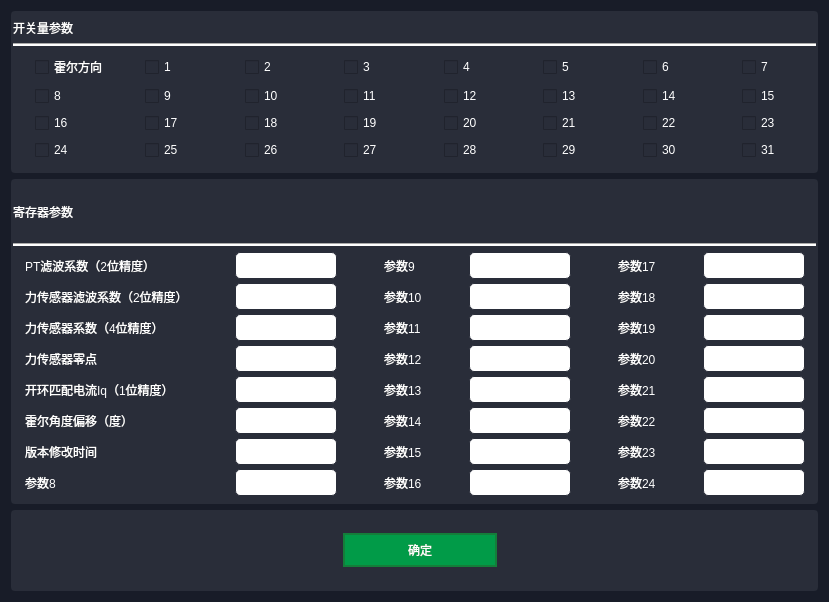
<?xml version="1.0" encoding="UTF-8"?>
<ui version="4.0">
 <class>UserDefined</class>
 <widget class="QWidget" name="UserDefined">
  <property name="geometry">
   <rect>
    <x>0</x>
    <y>0</y>
    <width>820</width>
    <height>602</height>
   </rect>
  </property>
  <property name="windowTitle">
   <string>Form</string>
  </property>
  <property name="windowIcon">
   <iconset resource="resonrces.qrc">
    <normaloff>:/images/app.ico</normaloff>:/images/app.ico</iconset>
  </property>
  <property name="styleSheet">
   <string notr="true">QWidget{
	color:#fff;
	/*background-color: rgb(240,240,240);*/
	background-color: rgb(24,28,40);
}
QLabel{
	background-color: rgb(41,45,57);
}
QCheckBox{
	background-color: rgb(41,45,57);
}

QPushButton{
	color:white;
	border:2px solid #147e3a;
	background-color:#019b48;
	width:50px;
	height:30px;
}

QPushButton:hover{
	background-color:#019b48;
	font-size:12px;
	font-weight:bold;
}

QLabel{
	color:white;
}

QGroupBox{
	border:2px solid rgb(41,45,57);
	color:white;
	background-color: rgb(41,45,57);
	border-radius:4px;
}

QLineEdit{	
	background-color: rgb(255, 255, 255);
	border:1px solid #147e3a;
	width:100px;
	height:30px;
	color:black;
}
QComboBox{
	background-color: rgb(255, 255, 255);
	width:100px;
	height:27px;
	border-radius:4px;
	border:1px solid rgb(41,45,57);
	color:black;
}

QLineEdit:hover{
	border:1px solid rgb(0,149,255);
}

QTabWidget:pane{
	border-top:1px solid rgb(240, 240, 240);
	/*border:1px solid rgb(41,45,57);*/
}

QTabBar::tab{
	color:white;
	width:50px;
	height:25px;
	background-color:#019b48;
	margin-right: 5px;
	margin-bottom:-6px;
}

QTabBar::tab:selected{
	background-color:rgb(0,149,255);
	font-weight:bold;
	height:28px;
	border:1.5px solid rgb(0,110,255);
}

QMessageBox{
	background-color:rgb(41,45,57);
}

QMessageBox QPushButton:enabled{
	border-radius: 5px;
	width: 50px;
	height: 20px;
	background-color: #019b48;
	color: white;
	font-size: 12px;
}
</string>
  </property>
  <layout class="QVBoxLayout" name="verticalLayout" stretch="2,4,1">
   <item>
    <widget class="QGroupBox" name="positionLoopGroupBox_3">
     <property name="styleSheet">
      <string notr="true"/>
     </property>
     <layout class="QVBoxLayout" name="verticalLayout_20" stretch="1,4">
      <property name="spacing">
       <number>3</number>
      </property>
      <property name="leftMargin">
       <number>0</number>
      </property>
      <property name="topMargin">
       <number>3</number>
      </property>
      <property name="rightMargin">
       <number>0</number>
      </property>
      <property name="bottomMargin">
       <number>3</number>
      </property>
      <item>
       <layout class="QVBoxLayout" name="verticalLayout_21">
        <item>
         <widget class="QLabel" name="label_28">
          <property name="text">
           <string>开关量参数</string>
          </property>
         </widget>
        </item>
        <item>
         <widget class="Line" name="line_11">
          <property name="sizePolicy">
           <sizepolicy hsizetype="Expanding" vsizetype="Fixed">
            <horstretch>0</horstretch>
            <verstretch>0</verstretch>
           </sizepolicy>
          </property>
          <property name="styleSheet">
           <string notr="true">background-color: rgb(255, 255, 255);</string>
          </property>
          <property name="orientation">
           <enum>Qt::Horizontal</enum>
          </property>
         </widget>
        </item>
       </layout>
      </item>
      <item>
       <widget class="QGroupBox" name="gridGroupBox_8">
        <property name="styleSheet">
         <string notr="true">QLineEdit{
	border:1px solid rgb(41,45,57);
	height:25px;
	width:100px;
	border-radius:5px;
}
QLineEdit:hover{
	border:1px solid rgb(0,149,255);
}</string>
        </property>
        <layout class="QGridLayout" name="gridLayout_9" columnstretch="1,1,1,1,1,1,1,1">
         <property name="leftMargin">
          <number>20</number>
         </property>
         <property name="topMargin">
          <number>0</number>
         </property>
         <property name="bottomMargin">
          <number>0</number>
         </property>
         <property name="horizontalSpacing">
          <number>37</number>
         </property>
         <property name="verticalSpacing">
          <number>3</number>
         </property>
         <item row="1" column="5">
          <widget class="QCheckBox" name="checkBox_13">
           <property name="text">
            <string>13</string>
           </property>
          </widget>
         </item>
         <item row="1" column="1">
          <widget class="QCheckBox" name="checkBox_9">
           <property name="text">
            <string>9</string>
           </property>
          </widget>
         </item>
         <item row="0" column="6">
          <widget class="QCheckBox" name="checkBox_6">
           <property name="text">
            <string>6</string>
           </property>
          </widget>
         </item>
         <item row="1" column="2">
          <widget class="QCheckBox" name="checkBox_10">
           <property name="text">
            <string>10</string>
           </property>
          </widget>
         </item>
         <item row="1" column="6">
          <widget class="QCheckBox" name="checkBox_14">
           <property name="text">
            <string>14</string>
           </property>
          </widget>
         </item>
         <item row="1" column="3">
          <widget class="QCheckBox" name="checkBox_11">
           <property name="text">
            <string>11</string>
           </property>
          </widget>
         </item>
         <item row="1" column="7">
          <widget class="QCheckBox" name="checkBox_15">
           <property name="text">
            <string>15</string>
           </property>
          </widget>
         </item>
         <item row="0" column="1">
          <widget class="QCheckBox" name="checkBox_1">
           <property name="text">
            <string>1</string>
           </property>
          </widget>
         </item>
         <item row="0" column="3">
          <widget class="QCheckBox" name="checkBox_3">
           <property name="text">
            <string>3</string>
           </property>
          </widget>
         </item>
         <item row="0" column="5">
          <widget class="QCheckBox" name="checkBox_5">
           <property name="text">
            <string>5</string>
           </property>
          </widget>
         </item>
         <item row="1" column="4">
          <widget class="QCheckBox" name="checkBox_12">
           <property name="text">
            <string>12</string>
           </property>
          </widget>
         </item>
         <item row="1" column="0">
          <widget class="QCheckBox" name="checkBox_8">
           <property name="text">
            <string>8</string>
           </property>
          </widget>
         </item>
         <item row="0" column="2">
          <widget class="QCheckBox" name="checkBox_2">
           <property name="text">
            <string>2</string>
           </property>
          </widget>
         </item>
         <item row="0" column="4">
          <widget class="QCheckBox" name="checkBox_4">
           <property name="text">
            <string>4</string>
           </property>
          </widget>
         </item>
         <item row="0" column="7">
          <widget class="QCheckBox" name="checkBox_7">
           <property name="text">
            <string>7</string>
           </property>
          </widget>
         </item>
         <item row="2" column="0">
          <widget class="QCheckBox" name="checkBox_16">
           <property name="text">
            <string>16</string>
           </property>
          </widget>
         </item>
         <item row="2" column="1">
          <widget class="QCheckBox" name="checkBox_17">
           <property name="text">
            <string>17</string>
           </property>
          </widget>
         </item>
         <item row="2" column="2">
          <widget class="QCheckBox" name="checkBox_18">
           <property name="text">
            <string>18</string>
           </property>
          </widget>
         </item>
         <item row="2" column="3">
          <widget class="QCheckBox" name="checkBox_19">
           <property name="text">
            <string>19</string>
           </property>
          </widget>
         </item>
         <item row="2" column="4">
          <widget class="QCheckBox" name="checkBox_20">
           <property name="text">
            <string>20</string>
           </property>
          </widget>
         </item>
         <item row="2" column="5">
          <widget class="QCheckBox" name="checkBox_21">
           <property name="text">
            <string>21</string>
           </property>
          </widget>
         </item>
         <item row="2" column="6">
          <widget class="QCheckBox" name="checkBox_22">
           <property name="text">
            <string>22</string>
           </property>
          </widget>
         </item>
         <item row="2" column="7">
          <widget class="QCheckBox" name="checkBox_23">
           <property name="text">
            <string>23</string>
           </property>
          </widget>
         </item>
         <item row="3" column="0">
          <widget class="QCheckBox" name="checkBox_24">
           <property name="text">
            <string>24</string>
           </property>
          </widget>
         </item>
         <item row="3" column="1">
          <widget class="QCheckBox" name="checkBox_25">
           <property name="text">
            <string>25</string>
           </property>
          </widget>
         </item>
         <item row="3" column="2">
          <widget class="QCheckBox" name="checkBox_26">
           <property name="text">
            <string>26</string>
           </property>
          </widget>
         </item>
         <item row="3" column="3">
          <widget class="QCheckBox" name="checkBox_27">
           <property name="text">
            <string>27</string>
           </property>
          </widget>
         </item>
         <item row="3" column="4">
          <widget class="QCheckBox" name="checkBox_28">
           <property name="text">
            <string>28</string>
           </property>
          </widget>
         </item>
         <item row="3" column="5">
          <widget class="QCheckBox" name="checkBox_29">
           <property name="text">
            <string>29</string>
           </property>
          </widget>
         </item>
         <item row="3" column="6">
          <widget class="QCheckBox" name="checkBox_30">
           <property name="text">
            <string>30</string>
           </property>
          </widget>
         </item>
         <item row="3" column="7">
          <widget class="QCheckBox" name="checkBox_31">
           <property name="text">
            <string>31</string>
           </property>
          </widget>
         </item>
         <item row="0" column="0">
          <widget class="QCheckBox" name="checkBox_hall">
           <property name="text">
            <string>霍尔方向</string>
           </property>
          </widget>
         </item>
        </layout>
       </widget>
      </item>
     </layout>
    </widget>
   </item>
   <item>
    <widget class="QGroupBox" name="positionLoopGroupBox_4">
     <property name="styleSheet">
      <string notr="true"/>
     </property>
     <layout class="QVBoxLayout" name="verticalLayout_22" stretch="1,4">
      <property name="spacing">
       <number>3</number>
      </property>
      <property name="leftMargin">
       <number>0</number>
      </property>
      <property name="topMargin">
       <number>3</number>
      </property>
      <property name="rightMargin">
       <number>0</number>
      </property>
      <property name="bottomMargin">
       <number>3</number>
      </property>
      <item>
       <layout class="QVBoxLayout" name="verticalLayout_23">
        <item>
         <widget class="QLabel" name="label_29">
          <property name="text">
           <string>寄存器参数</string>
          </property>
         </widget>
        </item>
        <item>
         <widget class="Line" name="line_12">
          <property name="sizePolicy">
           <sizepolicy hsizetype="Expanding" vsizetype="Fixed">
            <horstretch>0</horstretch>
            <verstretch>0</verstretch>
           </sizepolicy>
          </property>
          <property name="styleSheet">
           <string notr="true">background-color: rgb(255, 255, 255);</string>
          </property>
          <property name="orientation">
           <enum>Qt::Horizontal</enum>
          </property>
         </widget>
        </item>
       </layout>
      </item>
      <item>
       <widget class="QGroupBox" name="gridGroupBox_9">
        <property name="styleSheet">
         <string notr="true">QLineEdit{
	border:1px solid rgb(41,45,57);
	height:25px;
	width:100px;
	border-radius:5px;
}
QLineEdit:hover{
	border:1px solid rgb(0,149,255);
}</string>
        </property>
        <layout class="QGridLayout" name="gridLayout_10" columnstretch="2,1,1,1,1,1">
         <property name="leftMargin">
          <number>10</number>
         </property>
         <property name="topMargin">
          <number>0</number>
         </property>
         <property name="bottomMargin">
          <number>0</number>
         </property>
         <property name="horizontalSpacing">
          <number>47</number>
         </property>
         <property name="verticalSpacing">
          <number>3</number>
         </property>
         <item row="3" column="5">
          <widget class="QLineEdit" name="lineEdit_19"/>
         </item>
         <item row="5" column="3">
          <widget class="QLineEdit" name="lineEdit_13"/>
         </item>
         <item row="6" column="3">
          <widget class="QLineEdit" name="lineEdit_14"/>
         </item>
         <item row="6" column="0">
          <widget class="QLabel" name="label_4">
           <property name="text">
            <string>霍尔角度偏移（度）</string>
           </property>
          </widget>
         </item>
         <item row="3" column="4">
          <widget class="QLabel" name="label_18">
           <property name="text">
            <string>参数19</string>
           </property>
          </widget>
         </item>
         <item row="2" column="2">
          <widget class="QLabel" name="label_8">
           <property name="text">
            <string>参数10</string>
           </property>
          </widget>
         </item>
         <item row="2" column="5">
          <widget class="QLineEdit" name="lineEdit_18"/>
         </item>
         <item row="4" column="5">
          <widget class="QLineEdit" name="lineEdit_20"/>
         </item>
         <item row="1" column="5">
          <widget class="QLineEdit" name="lineEdit_17"/>
         </item>
         <item row="2" column="0">
          <widget class="QLabel" name="label_31">
           <property name="text">
            <string>力传感器滤波系数（2位精度）</string>
           </property>
          </widget>
         </item>
         <item row="7" column="1">
          <widget class="QLineEdit" name="lineEdit_7"/>
         </item>
         <item row="3" column="3">
          <widget class="QLineEdit" name="lineEdit_11"/>
         </item>
         <item row="2" column="3">
          <widget class="QLineEdit" name="lineEdit_10"/>
         </item>
         <item row="5" column="0">
          <widget class="QLabel" name="label_3">
           <property name="text">
            <string>开环匹配电流Iq（1位精度）</string>
           </property>
          </widget>
         </item>
         <item row="4" column="0">
          <widget class="QLabel" name="label_2">
           <property name="text">
            <string>力传感器零点</string>
           </property>
          </widget>
         </item>
         <item row="8" column="0">
          <widget class="QLabel" name="label_6">
           <property name="text">
            <string>参数8</string>
           </property>
          </widget>
         </item>
         <item row="8" column="5">
          <widget class="QLineEdit" name="lineEdit_24"/>
         </item>
         <item row="5" column="2">
          <widget class="QLabel" name="label_11">
           <property name="text">
            <string>参数13</string>
           </property>
          </widget>
         </item>
         <item row="1" column="4">
          <widget class="QLabel" name="label_15">
           <property name="text">
            <string>参数17</string>
           </property>
          </widget>
         </item>
         <item row="1" column="3">
          <widget class="QLineEdit" name="lineEdit_9"/>
         </item>
         <item row="6" column="4">
          <widget class="QLabel" name="label_21">
           <property name="text">
            <string>参数22</string>
           </property>
          </widget>
         </item>
         <item row="7" column="3">
          <widget class="QLineEdit" name="lineEdit_15"/>
         </item>
         <item row="7" column="4">
          <widget class="QLabel" name="label_22">
           <property name="text">
            <string>参数23</string>
           </property>
          </widget>
         </item>
         <item row="4" column="2">
          <widget class="QLabel" name="label_10">
           <property name="text">
            <string>参数12</string>
           </property>
          </widget>
         </item>
         <item row="3" column="1">
          <widget class="QLineEdit" name="lineEdit_3"/>
         </item>
         <item row="5" column="4">
          <widget class="QLabel" name="label_20">
           <property name="text">
            <string>参数21</string>
           </property>
          </widget>
         </item>
         <item row="8" column="1">
          <widget class="QLineEdit" name="lineEdit_8"/>
         </item>
         <item row="6" column="2">
          <widget class="QLabel" name="label_12">
           <property name="text">
            <string>参数14</string>
           </property>
          </widget>
         </item>
         <item row="6" column="1">
          <widget class="QLineEdit" name="lineEdit_6"/>
         </item>
         <item row="7" column="0">
          <widget class="QLabel" name="label_5">
           <property name="text">
            <string>版本修改时间</string>
           </property>
          </widget>
         </item>
         <item row="3" column="2">
          <widget class="QLabel" name="label_9">
           <property name="text">
            <string>参数11</string>
           </property>
          </widget>
         </item>
         <item row="8" column="4">
          <widget class="QLabel" name="label_23">
           <property name="text">
            <string>参数24</string>
           </property>
          </widget>
         </item>
         <item row="1" column="2">
          <widget class="QLabel" name="label_7">
           <property name="text">
            <string>参数9</string>
           </property>
          </widget>
         </item>
         <item row="4" column="1">
          <widget class="QLineEdit" name="lineEdit_4"/>
         </item>
         <item row="3" column="0">
          <widget class="QLabel" name="label">
           <property name="text">
            <string>力传感器系数（4位精度）</string>
           </property>
          </widget>
         </item>
         <item row="5" column="5">
          <widget class="QLineEdit" name="lineEdit_21"/>
         </item>
         <item row="1" column="0">
          <widget class="QLabel" name="label_17">
           <property name="text">
            <string>PT滤波系数（2位精度）</string>
           </property>
          </widget>
         </item>
         <item row="2" column="4">
          <widget class="QLabel" name="label_16">
           <property name="text">
            <string>参数18</string>
           </property>
          </widget>
         </item>
         <item row="5" column="1">
          <widget class="QLineEdit" name="lineEdit_5"/>
         </item>
         <item row="6" column="5">
          <widget class="QLineEdit" name="lineEdit_22"/>
         </item>
         <item row="7" column="5">
          <widget class="QLineEdit" name="lineEdit_23"/>
         </item>
         <item row="7" column="2">
          <widget class="QLabel" name="label_13">
           <property name="text">
            <string>参数15</string>
           </property>
          </widget>
         </item>
         <item row="8" column="3">
          <widget class="QLineEdit" name="lineEdit_16"/>
         </item>
         <item row="8" column="2">
          <widget class="QLabel" name="label_14">
           <property name="text">
            <string>参数16</string>
           </property>
          </widget>
         </item>
         <item row="4" column="3">
          <widget class="QLineEdit" name="lineEdit_12"/>
         </item>
         <item row="4" column="4">
          <widget class="QLabel" name="label_19">
           <property name="text">
            <string>参数20</string>
           </property>
          </widget>
         </item>
         <item row="2" column="1">
          <widget class="QLineEdit" name="lineEdit_2"/>
         </item>
         <item row="1" column="1">
          <widget class="QLineEdit" name="lineEdit"/>
         </item>
        </layout>
       </widget>
      </item>
     </layout>
    </widget>
   </item>
   <item>
    <widget class="QGroupBox" name="positionLoopGroupBox_5">
     <property name="styleSheet">
      <string notr="true"/>
     </property>
     <layout class="QVBoxLayout" name="verticalLayout_24" stretch="4">
      <property name="spacing">
       <number>3</number>
      </property>
      <property name="leftMargin">
       <number>0</number>
      </property>
      <property name="topMargin">
       <number>3</number>
      </property>
      <property name="rightMargin">
       <number>0</number>
      </property>
      <property name="bottomMargin">
       <number>3</number>
      </property>
      <item>
       <widget class="QGroupBox" name="gridGroupBox_10">
        <property name="styleSheet">
         <string notr="true">QLineEdit{
	border:1px solid rgb(41,45,57);
	height:25px;
	width:100px;
	border-radius:5px;
}
QLineEdit:hover{
	border:1px solid rgb(0,149,255);
}</string>
        </property>
        <layout class="QGridLayout" name="gridLayout_11" columnstretch="2,1,2">
         <property name="leftMargin">
          <number>20</number>
         </property>
         <property name="topMargin">
          <number>0</number>
         </property>
         <property name="bottomMargin">
          <number>0</number>
         </property>
         <property name="horizontalSpacing">
          <number>37</number>
         </property>
         <property name="verticalSpacing">
          <number>3</number>
         </property>
         <item row="0" column="1">
          <widget class="QPushButton" name="sureBtn">
           <property name="text">
            <string>确定</string>
           </property>
          </widget>
         </item>
         <item row="0" column="2">
          <spacer name="horizontalSpacer_2">
           <property name="orientation">
            <enum>Qt::Horizontal</enum>
           </property>
           <property name="sizeHint" stdset="0">
            <size>
             <width>40</width>
             <height>20</height>
            </size>
           </property>
          </spacer>
         </item>
         <item row="0" column="0">
          <spacer name="horizontalSpacer">
           <property name="orientation">
            <enum>Qt::Horizontal</enum>
           </property>
           <property name="sizeHint" stdset="0">
            <size>
             <width>40</width>
             <height>20</height>
            </size>
           </property>
          </spacer>
         </item>
        </layout>
       </widget>
      </item>
     </layout>
    </widget>
   </item>
  </layout>
 </widget>
 <resources>
  <include location="resonrces.qrc"/>
 </resources>
 <connections/>
</ui>
